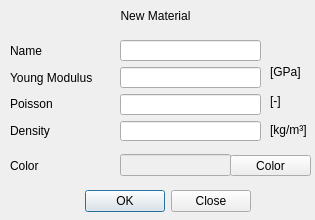
<?xml version="1.0" encoding="UTF-8"?>
<ui version="4.0">
 <class>Dialog</class>
 <widget class="QDialog" name="Dialog">
  <property name="geometry">
   <rect>
    <x>0</x>
    <y>0</y>
    <width>315</width>
    <height>220</height>
   </rect>
  </property>
  <property name="maximumSize">
   <size>
    <width>315</width>
    <height>220</height>
   </size>
  </property>
  <property name="windowTitle">
   <string>New Material</string>
  </property>
  <widget class="QWidget" name="widget" native="true">
   <property name="geometry">
    <rect>
     <x>0</x>
     <y>0</y>
     <width>341</width>
     <height>231</height>
    </rect>
   </property>
   <widget class="QWidget" name="verticalLayoutWidget">
    <property name="geometry">
     <rect>
      <x>0</x>
      <y>0</y>
      <width>311</width>
      <height>31</height>
     </rect>
    </property>
    <layout class="QVBoxLayout" name="verticalLayout">
     <item>
      <widget class="QLabel" name="label">
       <property name="text">
        <string>New Material</string>
       </property>
       <property name="alignment">
        <set>Qt::AlignCenter</set>
       </property>
      </widget>
     </item>
    </layout>
   </widget>
   <widget class="QWidget" name="verticalLayoutWidget_2">
    <property name="geometry">
     <rect>
      <x>10</x>
      <y>40</y>
      <width>101</width>
      <height>101</height>
     </rect>
    </property>
    <layout class="QVBoxLayout" name="verticalLayout_2">
     <item>
      <widget class="QLabel" name="label_6">
       <property name="text">
        <string>Name</string>
       </property>
      </widget>
     </item>
     <item>
      <widget class="QLabel" name="label_2">
       <property name="text">
        <string>Young Modulus</string>
       </property>
      </widget>
     </item>
     <item>
      <widget class="QLabel" name="label_3">
       <property name="text">
        <string>Poisson</string>
       </property>
      </widget>
     </item>
     <item>
      <widget class="QLabel" name="label_4">
       <property name="text">
        <string>Density</string>
       </property>
      </widget>
     </item>
    </layout>
   </widget>
   <widget class="QWidget" name="verticalLayoutWidget_3">
    <property name="geometry">
     <rect>
      <x>120</x>
      <y>40</y>
      <width>141</width>
      <height>101</height>
     </rect>
    </property>
    <layout class="QVBoxLayout" name="verticalLayout_3">
     <item>
      <widget class="QLineEdit" name="line_material_name"/>
     </item>
     <item>
      <widget class="QLineEdit" name="line_e"/>
     </item>
     <item>
      <widget class="QLineEdit" name="line_v"/>
     </item>
     <item>
      <widget class="QLineEdit" name="line_f"/>
     </item>
    </layout>
   </widget>
   <widget class="QWidget" name="verticalLayoutWidget_4">
    <property name="geometry">
     <rect>
      <x>270</x>
      <y>60</y>
      <width>38</width>
      <height>81</height>
     </rect>
    </property>
    <layout class="QVBoxLayout" name="verticalLayout_4">
     <item>
      <widget class="QLabel" name="label_9">
       <property name="text">
        <string>[GPa]</string>
       </property>
      </widget>
     </item>
     <item>
      <widget class="QLabel" name="label_8">
       <property name="text">
        <string>[-]</string>
       </property>
      </widget>
     </item>
     <item>
      <widget class="QLabel" name="label_13">
       <property name="text">
        <string>[kg/m³]</string>
       </property>
      </widget>
     </item>
    </layout>
   </widget>
   <widget class="QDialogButtonBox" name="buttonBox_save_material">
    <property name="geometry">
     <rect>
      <x>10</x>
      <y>190</y>
      <width>241</width>
      <height>23</height>
     </rect>
    </property>
    <property name="focusPolicy">
     <enum>Qt::NoFocus</enum>
    </property>
    <property name="standardButtons">
     <set>QDialogButtonBox::Close|QDialogButtonBox::Ok</set>
    </property>
   </widget>
   <widget class="QWidget" name="verticalLayoutWidget_5">
    <property name="geometry">
     <rect>
      <x>10</x>
      <y>150</y>
      <width>101</width>
      <height>31</height>
     </rect>
    </property>
    <layout class="QVBoxLayout" name="verticalLayout_5">
     <item>
      <widget class="QLabel" name="label_5">
       <property name="text">
        <string>Color</string>
       </property>
      </widget>
     </item>
    </layout>
   </widget>
   <widget class="QWidget" name="verticalLayoutWidget_6">
    <property name="geometry">
     <rect>
      <x>120</x>
      <y>150</y>
      <width>111</width>
      <height>31</height>
     </rect>
    </property>
    <layout class="QVBoxLayout" name="verticalLayout_6">
     <item>
      <widget class="QLineEdit" name="line_color">
       <property name="enabled">
        <bool>false</bool>
       </property>
       <property name="readOnly">
        <bool>true</bool>
       </property>
      </widget>
     </item>
    </layout>
   </widget>
   <widget class="QWidget" name="verticalLayoutWidget_7">
    <property name="geometry">
     <rect>
      <x>230</x>
      <y>150</y>
      <width>81</width>
      <height>31</height>
     </rect>
    </property>
    <layout class="QVBoxLayout" name="verticalLayout_7">
     <item>
      <widget class="QToolButton" name="toolButton_color">
       <property name="sizePolicy">
        <sizepolicy hsizetype="Expanding" vsizetype="Fixed">
         <horstretch>0</horstretch>
         <verstretch>0</verstretch>
        </sizepolicy>
       </property>
       <property name="text">
        <string>Color</string>
       </property>
      </widget>
     </item>
    </layout>
   </widget>
  </widget>
 </widget>
 <resources/>
 <connections/>
</ui>
